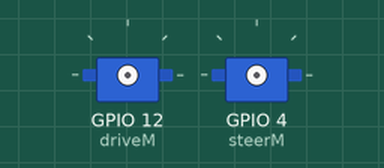
This sketch was run on a simulated ESP8266 (NodeMCU). On the bench: 2 × servo. WiFi joins after 1.5 s; servers stay silent unless stated; what the sketch prints to the serial monitor is not drawn.

Above: at 0.1 s.
At 1.6 s:
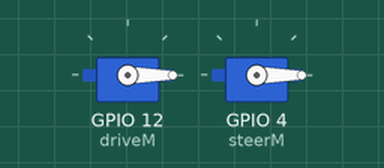
Timing chart, 0 to 3.1 s (numbered marks = the images above):
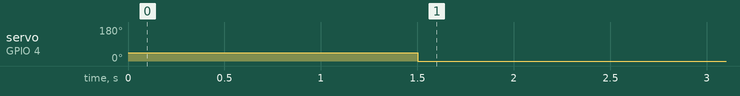

Measured:
- by itself, servo on GPIO 4 (steerM): 45° → 0° at 1.5 s

The sketch:

ESP-CAR-Reciever.ino
```cpp
// Reciever
#include <ESP8266WiFi.h>
#include <WiFiUdp.h>


#include <Servo.h>
Servo driveM;
Servo steerM;


const char* ssid = "the ssid";  //im not putting my details there lol
const char* password = "the password";
unsigned int localUdpPort = 1234;


WiFiUDP udp;

int speed;
int angle;

void setup() {
 Serial.begin(115200);


 // Connect to Wi-Fi
 WiFi.begin(ssid, password);
 while (WiFi.status() != WL_CONNECTED) {
   delay(500);
   Serial.print(".");
 }
 Serial.println("");
 Serial.println("WiFi connected");


 Serial.print("ESP8266 IP Address: ");
 Serial.println(WiFi.localIP());


 // Start UDP comms on the local UdpPort
 udp.begin(localUdpPort);


driveM.attach(12, 1000, 2000);
 steerM.attach(4);


 // Initialize the servos
 driveM.write(0);
 steerM.write(45);


}


void loop() {
while (WiFi.status() == WL_CONNECTED) {
 int packetSize = udp.parsePacket();

   udp.read((uint8_t*)&speed, sizeof(speed));

   driveM.write(speed);
   Serial.println(speed);
   udp.read((uint8_t*)&angle, sizeof(angle));
   steerM.write(angle);
}
driveM.write(0);

}
```
